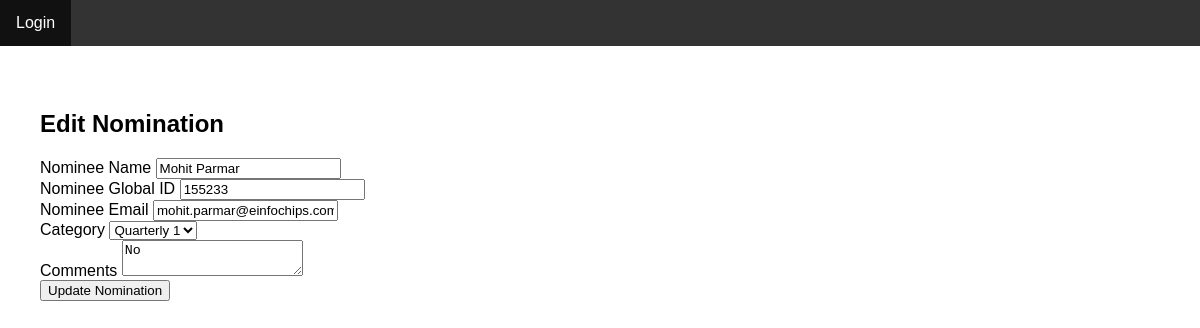
The app's page /edit_nomination/1 with its own data.
### models.py (models this page shows)
class Nomination(db.Model):
    id = db.Column(db.Integer, primary_key=True)
    category_id = db.Column(db.Integer, db.ForeignKey('category.id'), nullable=False)
    nominee_name = db.Column(db.String(150), nullable=False)
    nominee_global_id = db.Column(db.String(100), nullable=False)
    nominee_email = db.Column(db.String(150), nullable=False)
    nominated_by_name = db.Column(db.String(150), nullable=False)
    nominated_by_global_id = db.Column(db.String(100), nullable=False)
    nominated_by_email = db.Column(db.String(150), nullable=False)
    comments = db.Column(db.Text, nullable=True)
    status = db.Column(db.String(50), nullable=False)  # In-progress, Submitted, Rejected, Send-Back
    submission_date = db.Column(db.DateTime, default=datetime.now())

class Category(db.Model):
    id = db.Column(db.Integer, primary_key=True)
    name = db.Column(db.String(100), nullable=False)
    start_date = db.Column(db.DateTime, nullable=False)
    end_date = db.Column(db.DateTime, nullable=False)
    type = db.Column(db.String(50), nullable=False)
    nominations = db.relationship('Nomination', backref='category', lazy=True)

### app.py (the view, shortened to what this page needs)
@app.route('/edit_nomination/<int:nomination_id>', methods=['GET', 'POST'])
def edit_nomination(nomination_id):
    nomination = Nomination.query.get_or_404(nomination_id)
    categories = Category.query.all()
    return render_template('edit_nomination.html', nomination=nomination, categories=categories)

### app.py (called while the page is built)
@app.before_request
def create_tables():
    db.create_all()

### templates/edit_nomination.html (shortened to what this page needs)
{% extends "base.html" %}
    {% block content %}
    <div class="container">
        <h2>Edit Nomination</h2>
        <form method="POST" action="{{ url_for('edit_nomination', nomination_id=nomination.id) }}">
            <div>
                <label for="nominee_name">Nominee Name</label>
                <input type="text" name="nominee_name" value="{{ nomination.nominee_name }}" required>
            </div>
            <div>
                <label for="nominee_global_id">Nominee Global ID</label>
                <input type="text" name="nominee_global_id" value="{{ nomination.nominee_global_id }}" required>
            </div>
            <div>
                <label for="nominee_email">Nominee Email</label>
                <input type="email" name="nominee_email" value="{{ nomination.nominee_email }}" required>
            </div>
            <div>
                <label for="category_id">Category</label>
                <select name="category_id" required>
                    {% for category in categories %}
                        <option value="{{ category.id }}" {% if category.id == nomination.category_id %}selected{% endif %}>{{ category.name }}</option>
                    {% endfor %}
                </select>
            </div>
            <div>
                <label for="comments">Comments</label>
                <textarea name="comments" required>{{ nomination.comments }}</textarea>
            </div>
            <button type="submit">Update Nomination</button>
        </form>
    </div>
    {% endblock %}

### static/styles.css (style rules this page uses)
body { font-family: Arial, sans-serif; margin: 0; padding: 0; padding-top: 50px; }
.container { padding: 20px; }

### records on screen
Nomination: nominee_name "Mohit Parmar", nominee_global_id "155233", nominee_email "mohit.parmar@einfochips.com", category_id "Quarterly 1", comments "No"
